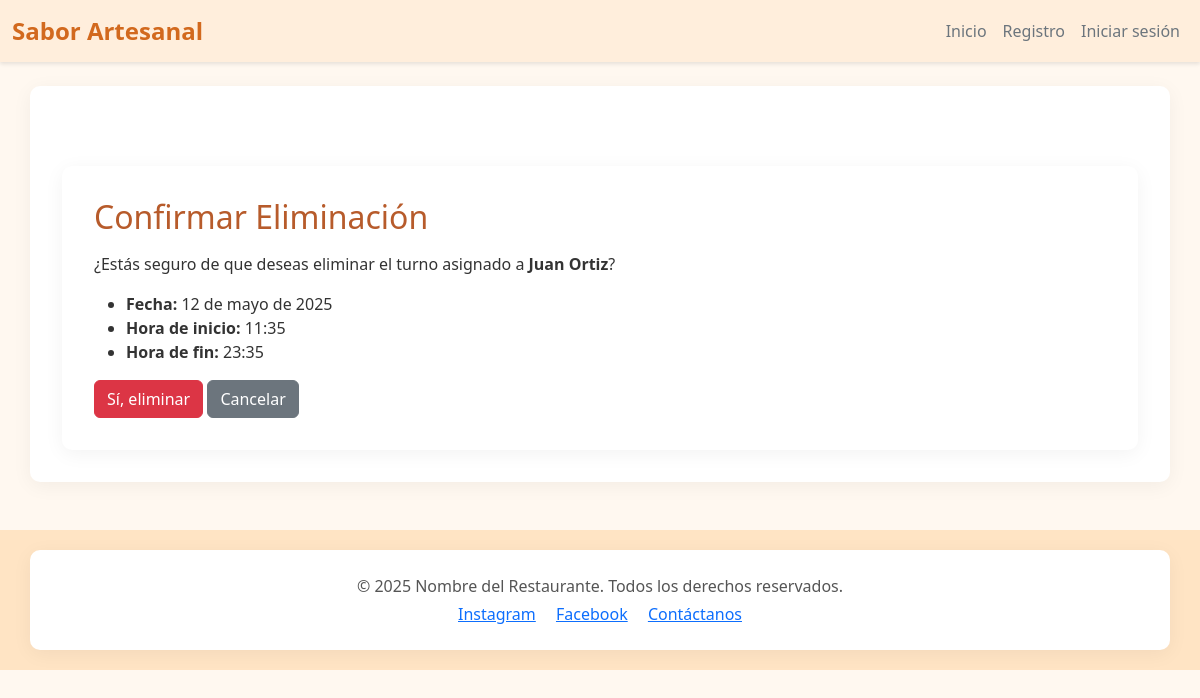
Page /eliminar_turno/3/ on the committed database.
### task/models.py (models this page shows, shortened)
class Turno(models.Model):
    empleado = models.ForeignKey(Empleado, on_delete=models.CASCADE)
    fecha = models.DateField()
    hora_inicio = models.TimeField()
    hora_fin = models.TimeField()

class Empleado(models.Model):
    TIPO_CHOICES = [
        ('Cocinero', 'Cocinero'),
        ('Domiciliario', 'Domiciliario'),
        ('Cajero', 'Cajero'),
    ]
    nombre_completo = models.CharField(max_length=100)
    fecha_nacimiento = models.DateField()
    cedula = models.CharField(max_length=20, unique=True)
    telefono = models.CharField(max_length=20, unique=True)
    direccion = models.CharField(max_length=255)
    tipo_empleado = models.CharField(max_length=20, choices=TIPO_CHOICES)

### task/views.py (the view)
# urls.py: path('eliminar_turno/<int:turno_id>/', views.eliminar_turno, name='eliminar_turno'),
def eliminar_turno(request, turno_id):
    turno = get_object_or_404(Turno, pk=turno_id)
    if request.method == 'POST':
        empleado_id = turno.empleado.id
        turno.delete()
        return redirect('ver_turnos', empleado_id=empleado_id)
    return render(request, 'eliminar_turno.html', {'turno': turno})

### task/templates/eliminar_turno.html (shortened to what this page needs)
{% extends 'base.html' %}
{% block content %}
<div class="container mt-5">
    <h2>Confirmar Eliminación</h2>
    <p>¿Estás seguro de que deseas eliminar el turno asignado a <strong>{{ turno.empleado.nombre_completo }}</strong>?</p>
    <ul>
        <li><strong>Fecha:</strong> {{ turno.fecha }}</li>
        <li><strong>Hora de inicio:</strong> {{ turno.hora_inicio }}</li>
        <li><strong>Hora de fin:</strong> {{ turno.hora_fin }}</li>
    </ul>
    <form method="post">
        <button type="submit" class="btn btn-danger">Sí, eliminar</button>
        <a href="{% url 'ver_turnos' turno.empleado.id %}" class="btn btn-secondary">Cancelar</a>
    </form>
</div>
{% endblock %}

### task/static/css/styles.css (style rules this page uses)
body.body-estilo { font-family: 'Segoe UI', Tahoma, Geneva, Verdana, sans-serif; background-color: #fff8f0; color: #333; margin: 0; padding: 0; }
.container { padding: 2rem; background-color: #ffffff; border-radius: 10px; box-shadow: 0 4px 20px rgba(0, 0, 0, 0.05); }
h1, h2, h3 { color: #b75b2b; margin-bottom: 1rem; }

### rows in the picture
Turno: empleado.nombre_completo "Juan Ortiz", fecha "12 de mayo de 2025", hora_inicio "11:35", hora_fin "23:35"
